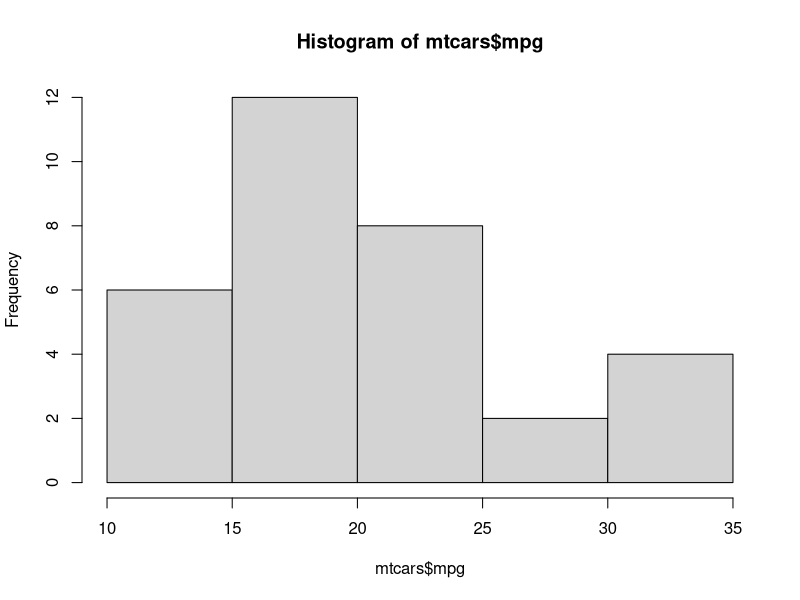
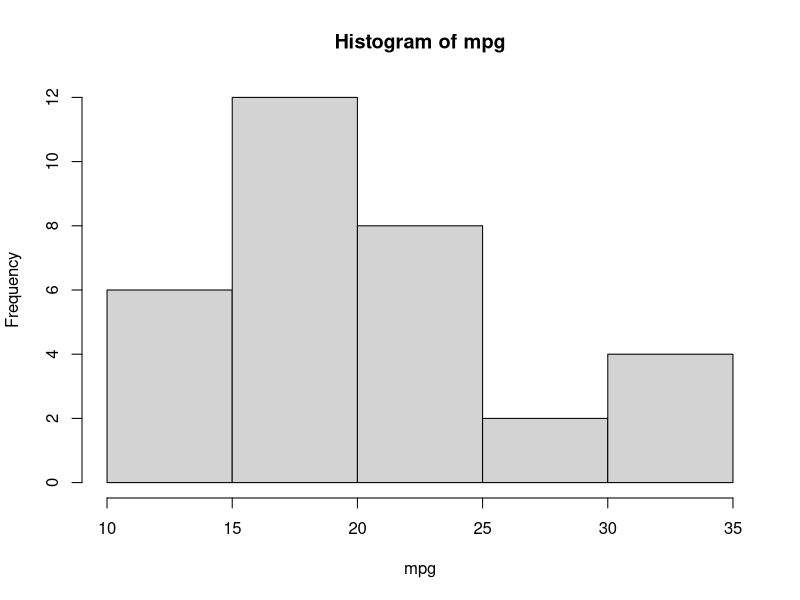
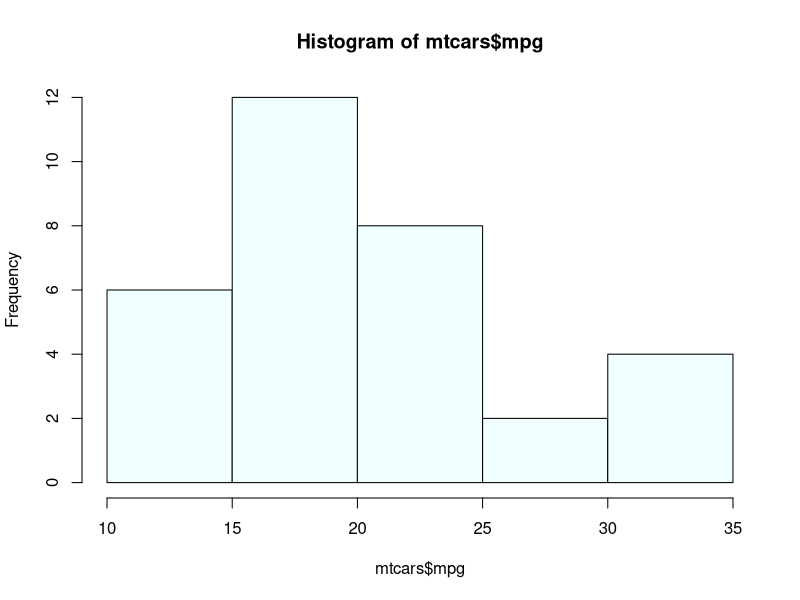
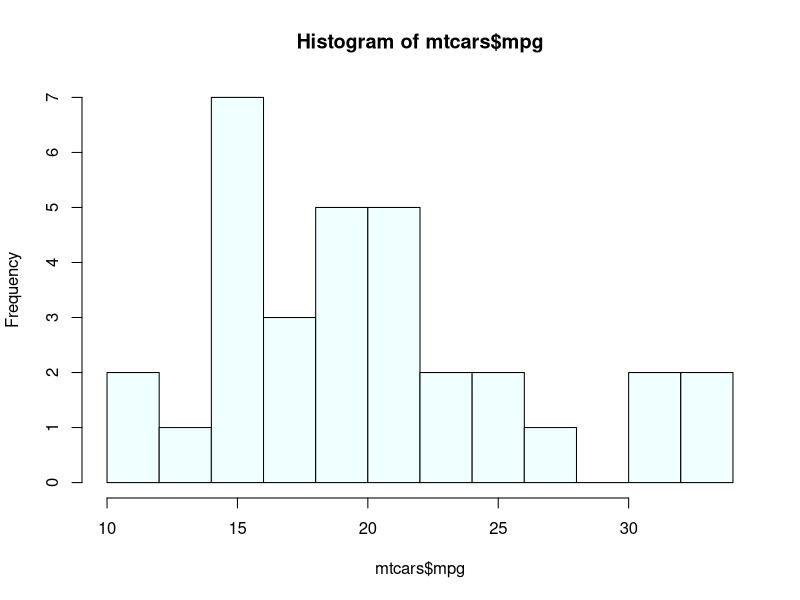
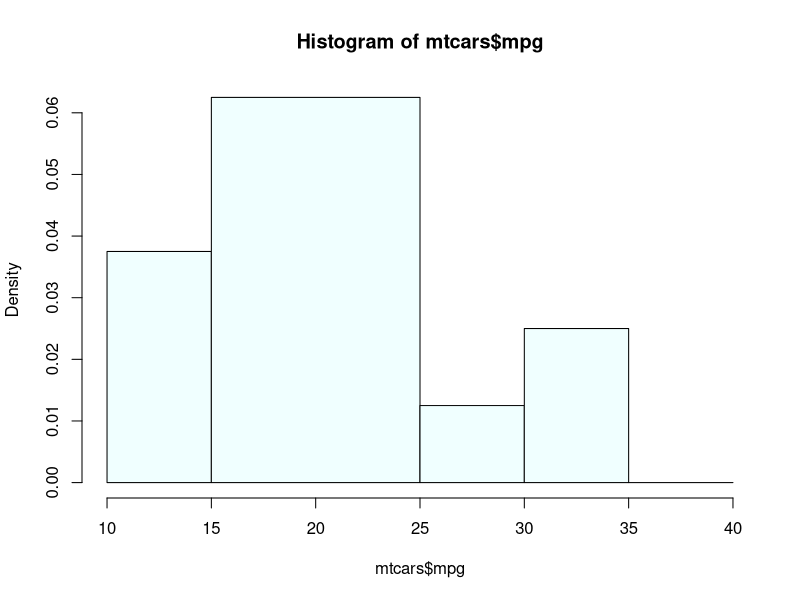
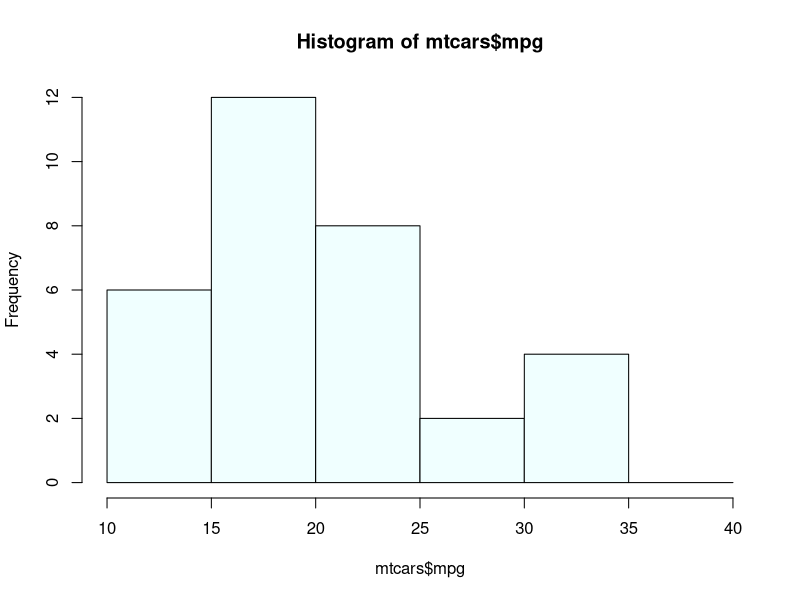
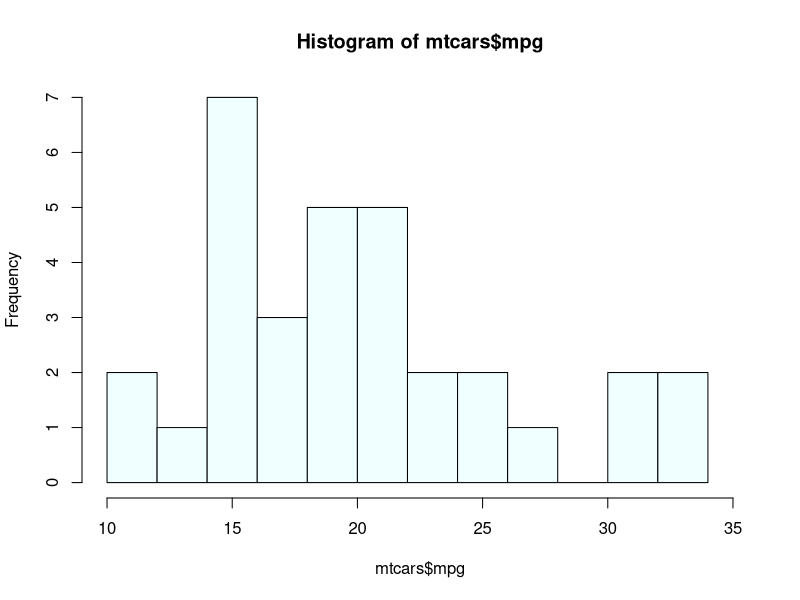
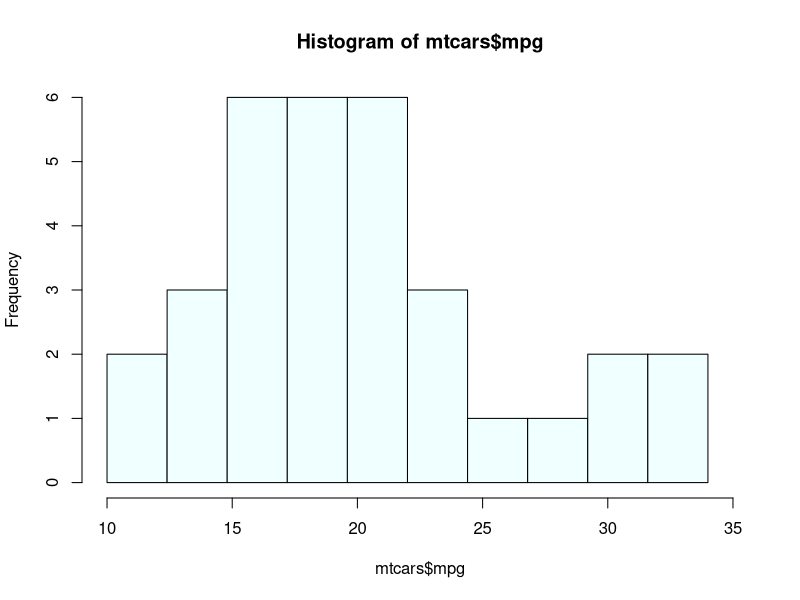

Here is the R script that generated these plots, in order:
#绘制直方图
hist(mtcars$mpg)
##or
attach(mtcars)
hist(mpg)

hist(mtcars$mpg,col='azure')

hist(mtcars$mpg,breaks = 10,col = 'azure')

hist(mtcars$mpg,
     breaks = c(10,15,25,30,35,40),col = 'azure')

hist(mtcars$mpg,
     breaks = seq(10,40,5),col = 'azure')

hist(mtcars$mpg,
     breaks = 12,
     col = 'azure',
     xlim = c(10,35))

min(mpg)
max(mpg)

hist(mtcars$mpg,
     breaks = seq(10,34,2.4), #自定义组距
     col = 'azure',
     xlim = c(10,35))

hist(mtcars$mpg,
     breaks = c(10,15,20,25,35),
     col = 'azure',
     xlim = c(10,35))

hist(mtcars$mpg,
     col = 'red',
     density = 20, #条纹
     angle = 50, #条纹角度
     border = 'blue',
     main = 'Histogram of MPG',
     xlab = 'Miles Per Gallon',
     ylab = 'Freq',
     cex.main = 1.5) #标题字体大小

hist_value <- hist(mpg)

hist(mtcars$mpg,
     col = 'azure',
     ylim = c(0,14))

text(hist_value$mids,hist_value$counts,
     labels = hist_value$counts,
     adj = c(0.5,-0.5))

hist(mtcars$mpg,
     col = 'azure',
     freq = FALSE, #代表的是频率
     ylim = c(0,0.1))

lines(density(mpg), col = 2, lwd = 4)

